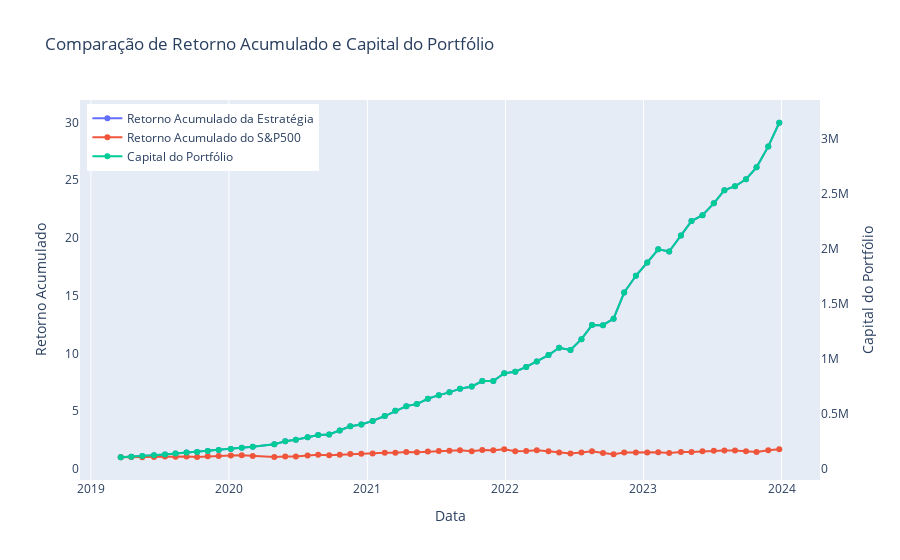
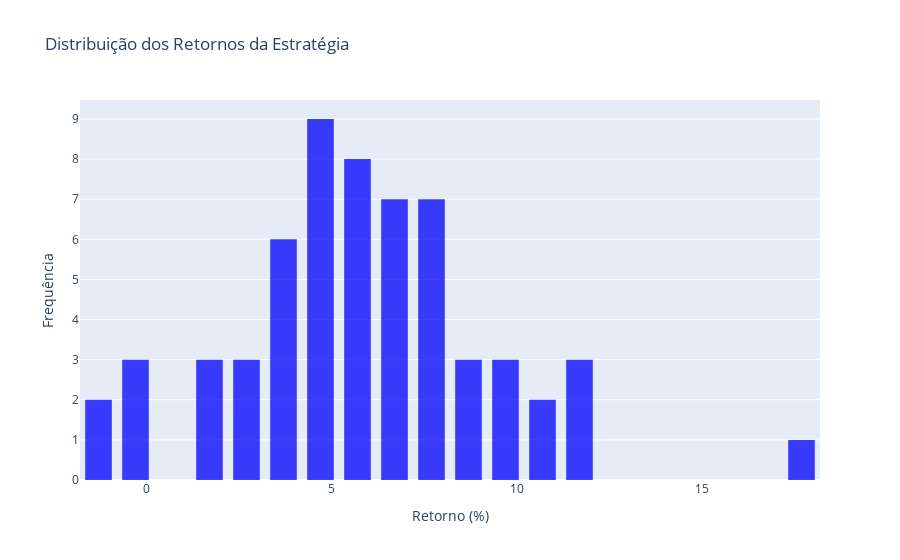

Notebook source saved alongside these figures, in order:
### Markdown cell above
PRIMEIRO TESTE PARA O BACKTEST
Cálculo do S&P ta errado

### Code cell
# Valor inicial do portfólio
valor_portfolio_inicial = 100000

# Listas para armazenar o histórico do portfólio e as datas correspondentes
historico_portfolio = []
datas_portfolio = []

# Ler todas as planilhas do arquivo Excel
sheets = pd.read_excel('resultados_portfolio_mensal_full_modified.xlsx', sheet_name=None, header=0)

for nome_sheet, df in sheets.items():
    # Verificar se o DataFrame está vazio
    if df.empty:
        print(f"A planilha '{nome_sheet}' está vazia. Pulando este período.")
        continue

    # Verificar se as colunas esperadas estão presentes
    colunas_esperadas = ['Acao', 'Retorno Predito', 'Retorno Real']
    if not all(col in df.columns for col in colunas_esperadas):
        print(f"A planilha '{nome_sheet}' não contém as colunas esperadas. Pulando este período.")
        continue

    # Extrair o ticker, data de início e data de fim da coluna 'Acao'
    try:
        # Aplicar a extração em cada linha
        def extrair_dados(row):
            acao_periodo = row['Acao']
            if pd.isnull(acao_periodo):
                return pd.Series([np.nan, np.nan, np.nan])
            parts = acao_periodo.split(':')
            simbolo = parts[0].strip()
            datas = parts[1].strip().split(' - ')
            data_inicio = pd.to_datetime(datas[0].strip(), format='%Y-%m-%d')
            data_fim = pd.to_datetime(datas[1].strip(), format='%Y-%m-%d')
            return pd.Series([simbolo, data_inicio, data_fim])

        df[['Simbolo', 'Data_Inicio', 'Data_Fim']] = df.apply(extrair_dados, axis=1)
        # Remover linhas com dados ausentes
        df.dropna(subset=['Simbolo', 'Data_Inicio', 'Data_Fim'], inplace=True)
    except Exception as e:
        print(f"Erro ao extrair os dados da planilha '{nome_sheet}': {e}")
        continue

    # Obter a data de início e fim do período a partir da primeira linha
    data_inicio = df['Data_Inicio'].iloc[0]
    data_fim = df['Data_Fim'].iloc[0]

    # Ordenar pelo retorno predito
    df = df.sort_values(by='Retorno Predito', ascending=False)

    # Selecionar top 10%
    n_acoes = max(int(len(df) * 0.10), 1)
    acoes_compradas = df.head(n_acoes)

    # Alocar capital igualmente entre as ações
    valor_portfolio = valor_portfolio_inicial if not historico_portfolio else historico_portfolio[-1]
    alocacao_por_acao = valor_portfolio / n_acoes

    # Calcular o retorno real
    retornos = acoes_compradas['Retorno Real'] / 100  # Converter porcentagem para decimal
    valor_final = alocacao_por_acao * (1 + retornos)

    # Atualizar o valor do portfólio
    valor_portfolio = valor_final.sum()
    historico_portfolio.append(valor_portfolio)
    datas_portfolio.append(data_fim)

    # Imprimir os resultados do período
    print(f"Período: {data_inicio.date()} - {data_fim.date()}")
    print(f"Ações compradas: {acoes_compradas['Simbolo'].tolist()}")
    print("Retorno de cada ação:")
    for index, row in acoes_compradas.iterrows():
        print(f" - {row['Simbolo']}: {row['Retorno Real']}%")
    print(f"Valor do portfólio ao final do período: ${valor_portfolio:.2f}\n")

# Verificar se o histórico do portfólio está vazio
if not historico_portfolio or not datas_portfolio:
    print("Nenhum período foi processado com sucesso. Verifique os dados e tente novamente.")
else:
    # Criar DataFrame com o histórico do portfólio
    df_portfolio = pd.DataFrame({
        'Data': datas_portfolio,
        'Valor': historico_portfolio
    })
    # Ordenar por data
    df_portfolio.sort_values(by='Data', inplace=True)
    df_portfolio.reset_index(drop=True, inplace=True)

    # 5. Obter dados do S&P500
    data_inicio_total = df_portfolio['Data'].iloc[0] - timedelta(days=5)
    data_fim_total = df_portfolio['Data'].iloc[-1] + timedelta(days=5)
    sp500 = yf.download('^GSPC', start=data_inicio_total, end=data_fim_total)
    print("Colunas disponíveis em sp500:", sp500.columns)

    # Determinar a coluna de preço a ser usada
    if 'Adj Close' in sp500.columns:
        price_column = 'Adj Close'
    elif 'Close' in sp500.columns:
        price_column = 'Close'
    else:
        raise KeyError("Nenhuma coluna de preço ('Adj Close' ou 'Close') encontrada em sp500")

    # Resetar o índice para ter a coluna 'Date'
    sp500.reset_index(inplace=True)

    # Remover informações de fuso horário da coluna 'Date'
    sp500['Date'] = sp500['Date'].dt.tz_localize(None)

    # Verificar os tipos de dados das colunas de datas
    print("dtype de sp500['Date']:", sp500['Date'].dtype)
    print("dtype de df_portfolio['Data']:", df_portfolio['Data'].dtype)

    # Calcular retorno acumulado do S&P500
    sp500['Retorno'] = sp500[price_column].pct_change().fillna(0)
    sp500['Retorno Acumulado'] = (1 + sp500['Retorno']).cumprod()

    # Interpolar o retorno acumulado do S&P500 nas datas do portfólio
    sp500_interp = sp500[['Date', 'Retorno Acumulado']].set_index('Date').reindex(
        df_portfolio['Data'], method='ffill')

    # Após reindexar, resetamos o índice
    sp500_interp.reset_index(inplace=True)

    # Verificar as colunas e as primeiras linhas
    print("Colunas de sp500_interp após reset_index:", sp500_interp.columns)
    print("Primeiras linhas de sp500_interp:")
    print(sp500_interp.head())

    # Ajustar o acesso à coluna de datas de sp500_interp
    if 'Date' in sp500_interp.columns:
        date_column = 'Date'
    elif 'index' in sp500_interp.columns:
        date_column = 'index'
    elif 'Data' in sp500_interp.columns:
        date_column = 'Data'
    else:
        print("A coluna de datas não foi encontrada em sp500_interp.")
        print("Colunas disponíveis:", sp500_interp.columns)
        raise KeyError("Coluna de datas não encontrada em sp500_interp")

    # Calcular retorno acumulado da estratégia
    df_portfolio['Retorno'] = df_portfolio['Valor'].pct_change().fillna(0)
    df_portfolio['Retorno Acumulado'] = (1 + df_portfolio['Retorno']).cumprod()

    # 6. Plotar o gráfico comparativo usando Plotly
    trace_estrategia = go.Scatter(
        x=df_portfolio['Data'],
        y=df_portfolio['Retorno Acumulado'],
        mode='lines+markers',
        name='Retorno Acumulado da Estratégia',
        yaxis='y1'
    )

    trace_sp500 = go.Scatter(
        x=sp500_interp[date_column],
        y=sp500_interp['Retorno Acumulado'],
        mode='lines+markers',
        name='Retorno Acumulado do S&P500',
        yaxis='y1'
    )

    trace_capital = go.Scatter(
        x=df_portfolio['Data'],
        y=df_portfolio['Valor'],
        mode='lines+markers',
        name='Capital do Portfólio',
        yaxis='y2'
    )

    data = [trace_estrategia, trace_sp500, trace_capital]

    layout = go.Layout(
        title='Comparação de Retorno Acumulado e Capital do Portfólio',
        xaxis=dict(title='Data'),
        yaxis=dict(
            title='Retorno Acumulado',
            side='left',
            showgrid=False,
            zeroline=False
        ),
        yaxis2=dict(
            title='Capital do Portfólio',
            overlaying='y',
            side='right',
            showgrid=False,
            zeroline=False
        ),
        legend=dict(x=0.01, y=0.99)
    )

    fig = go.Figure(data=data, layout=layout)
    fig.show()

# 7. Plotar o histograma da distribuição dos retornos da estratégia

# Remover possíveis NaNs ou valores infinitos
retornos = df_portfolio['Retorno'].dropna().replace([np.inf, -np.inf], np.nan).dropna()

# Criar o histograma dos retornos
histograma = go.Figure(data=[go.Histogram(
    x=retornos * 100,  # Converter para porcentagem
    xbins=dict(
        start=retornos.min() * 100,
        end=retornos.max() * 100,
        size=1  # Intervalo de 1% entre as barras
    ),
    marker_color='blue',
    opacity=0.75
)])

histograma.update_layout(
    title='Distribuição dos Retornos da Estratégia',
    xaxis_title='Retorno (%)',
    yaxis_title='Frequência',
    bargap=0.2,
    bargroupgap=0.1
)

### Figure 1 — Plotly figure (JSON) as saved in the notebook; plotly's stock layout.template omitted (floating-point values rounded to 4 significant figures)
{"data": [{"mode": "lines+markers", "name": "Retorno Acumulado da Estratégia", "type": "scatter", "x": ["2019-03-21T00:00:00", "2019-04-18T00:00:00", "2019-05-17T00:00:00", "2019-06-17T00:00:00", "2019-07-16T00:00:00", "2019-08-13T00:00:00", "2019-09-11T00:00:00", "2019-10-09T00:00:00", "2019-11-06T00:00:00", "2019-12-05T00:00:00", "2020-01-06T00:00:00", "2020-02-04T00:00:00", "2020-03-04T00:00:00", "2020-04-30T00:00:00", "2020-05-29T00:00:00", "2020-06-26T00:00:00", "2020-07-27T00:00:00", "2020-08-24T00:00:00", "2020-09-22T00:00:00", "2020-10-20T00:00:00", "2020-11-17T00:00:00", "2020-12-16T00:00:00", "2021-01-15T00:00:00", "2021-02-16T00:00:00", "2021-03-16T00:00:00", "2021-04-14T00:00:00", "2021-05-12T00:00:00", "2021-06-10T00:00:00", "2021-07-09T00:00:00", "2021-08-06T00:00:00", "2021-09-03T00:00:00", "2021-10-04T00:00:00", "2021-11-01T00:00:00", "2021-11-30T00:00:00", "2021-12-29T00:00:00", "2022-01-27T00:00:00", "2022-02-25T00:00:00", "2022-03-25T00:00:00", "2022-04-25T00:00:00", "2022-05-23T00:00:00", "2022-06-22T00:00:00", "2022-07-21T00:00:00", "2022-08-18T00:00:00", "2022-09-16T00:00:00", "2022-10-14T00:00:00", "2022-11-11T00:00:00", "2022-12-12T00:00:00", "2023-01-11T00:00:00", "2023-02-09T00:00:00", "2023-03-10T00:00:00", "2023-04-10T00:00:00", "2023-05-08T00:00:00", "2023-06-06T00:00:00", "2023-07-06T00:00:00", "2023-08-03T00:00:00", "2023-08-31T00:00:00", "2023-09-29T00:00:00", "2023-10-27T00:00:00", "2023-11-27T00:00:00", "2023-12-26T00:00:00"], "y": [1, 1.049, 1.111, 1.173, 1.231, 1.329, 1.408, 1.457, 1.541, 1.626, 1.709, 1.833, 1.901, 2.132, 2.382, 2.514, 2.727, 2.918, 2.974, 3.326, 3.688, 3.841, 4.148, 4.57, 5.019, 5.428, 5.61, 6.066, 6.381, 6.62, 6.942, 7.129, 7.597, 7.607, 8.284, 8.413, 8.828, 9.303, 9.846, 10.48, 10.3, 11.23, 12.45, 12.44, 13.0, 15.27, 16.72, 17.87, 19.01, 18.82, 20.2, 21.46, 21.97, 22.99, 24.14, 24.47, 25.08, 26.11, 27.93, 29.97], "yaxis": "y"}, {"mode": "lines+markers", "name": "Retorno Acumulado do S&P500", "type": "scatter", "x": ["2019-03-21T00:00:00", "2019-04-18T00:00:00", "2019-05-17T00:00:00", "2019-06-17T00:00:00", "2019-07-16T00:00:00", "2019-08-13T00:00:00", "2019-09-11T00:00:00", "2019-10-09T00:00:00", "2019-11-06T00:00:00", "2019-12-05T00:00:00", "2020-01-06T00:00:00", "2020-02-04T00:00:00", "2020-03-04T00:00:00", "2020-04-30T00:00:00", "2020-05-29T00:00:00", "2020-06-26T00:00:00", "2020-07-27T00:00:00", "2020-08-24T00:00:00", "2020-09-22T00:00:00", "2020-10-20T00:00:00", "2020-11-17T00:00:00", "2020-12-16T00:00:00", "2021-01-15T00:00:00", "2021-02-16T00:00:00", "2021-03-16T00:00:00", "2021-04-14T00:00:00", "2021-05-12T00:00:00", "2021-06-10T00:00:00", "2021-07-09T00:00:00", "2021-08-06T00:00:00", "2021-09-03T00:00:00", "2021-10-04T00:00:00", "2021-11-01T00:00:00", "2021-11-30T00:00:00", "2021-12-29T00:00:00", "2022-01-27T00:00:00", "2022-02-25T00:00:00", "2022-03-25T00:00:00", "2022-04-25T00:00:00", "2022-05-23T00:00:00", "2022-06-22T00:00:00", "2022-07-21T00:00:00", "2022-08-18T00:00:00", "2022-09-16T00:00:00", "2022-10-14T00:00:00", "2022-11-11T00:00:00", "2022-12-12T00:00:00", "2023-01-11T00:00:00", "2023-02-09T00:00:00", "2023-03-10T00:00:00", "2023-04-10T00:00:00", "2023-05-08T00:00:00", "2023-06-06T00:00:00", "2023-07-06T00:00:00", "2023-08-03T00:00:00", "2023-08-31T00:00:00", "2023-09-29T00:00:00", "2023-10-27T00:00:00", "2023-11-27T00:00:00", "2023-12-26T00:00:00"], "y": [1.008, 1.025, 1.009, 1.02, 1.06, 1.033, 1.059, 1.031, 1.086, 1.1, 1.146, 1.164, 1.105, 1.028, 1.075, 1.062, 1.143, 1.211, 1.17, 1.215, 1.274, 1.306, 1.33, 1.388, 1.399, 1.456, 1.434, 1.496, 1.542, 1.566, 1.601, 1.518, 1.629, 1.612, 1.692, 1.527, 1.548, 1.604, 1.516, 1.403, 1.327, 1.412, 1.512, 1.367, 1.265, 1.409, 1.409, 1.401, 1.441, 1.363, 1.45, 1.461, 1.512, 1.557, 1.589, 1.591, 1.514, 1.453, 1.606, 1.685], "yaxis": "y"}, {"mode": "lines+markers", "name": "Capital do Portfólio", "type": "scatter", "x": ["2019-03-21T00:00:00", "2019-04-18T00:00:00", "2019-05-17T00:00:00", "2019-06-17T00:00:00", "2019-07-16T00:00:00", "2019-08-13T00:00:00", "2019-09-11T00:00:00", "2019-10-09T00:00:00", "2019-11-06T00:00:00", "2019-12-05T00:00:00", "2020-01-06T00:00:00", "2020-02-04T00:00:00", "2020-03-04T00:00:00", "2020-04-30T00:00:00", "2020-05-29T00:00:00", "2020-06-26T00:00:00", "2020-07-27T00:00:00", "2020-08-24T00:00:00", "2020-09-22T00:00:00", "2020-10-20T00:00:00", "2020-11-17T00:00:00", "2020-12-16T00:00:00", "2021-01-15T00:00:00", "2021-02-16T00:00:00", "2021-03-16T00:00:00", "2021-04-14T00:00:00", "2021-05-12T00:00:00", "2021-06-10T00:00:00", "2021-07-09T00:00:00", "2021-08-06T00:00:00", "2021-09-03T00:00:00", "2021-10-04T00:00:00", "2021-11-01T00:00:00", "2021-11-30T00:00:00", "2021-12-29T00:00:00", "2022-01-27T00:00:00", "2022-02-25T00:00:00", "2022-03-25T00:00:00", "2022-04-25T00:00:00", "2022-05-23T00:00:00", "2022-06-22T00:00:00", "2022-07-21T00:00:00", "2022-08-18T00:00:00", "2022-09-16T00:00:00", "2022-10-14T00:00:00", "2022-11-11T00:00:00", "2022-12-12T00:00:00", "2023-01-11T00:00:00", "2023-02-09T00:00:00", "2023-03-10T00:00:00", "2023-04-10T00:00:00", "2023-05-08T00:00:00", "2023-06-06T00:00:00", "2023-07-06T00:00:00", "2023-08-03T00:00:00", "2023-08-31T00:00:00", "2023-09-29T00:00:00", "2023-10-27T00:00:00", "2023-11-27T00:00:00", "2023-12-26T00:00:00"], "y": [104900.0, 110000.0, 116500.0, 123000.0, 129100.0, 139400.0, 147600.0, 152800.0, 161500.0, 170500.0, 179200.0, 192300.0, 199300.0, 223500.0, 249700.0, 263600.0, 285900.0, 306000.0, 311900.0, 348800.0, 386700.0, 402800.0, 435000.0, 479200.0, 526300.0, 569100.0, 588200.0, 636100.0, 669100.0, 694200.0, 727900.0, 747500.0, 796600.0, 797700.0, 868700.0, 882200.0, 925700.0, 975500.0, 1032000.0, 1099000.0, 1080000.0, 1177000.0, 1305000.0, 1305000.0, 1364000.0, 1601000.0, 1753000.0, 1874000.0, 1994000.0, 1974000.0, 2118000.0, 2250000.0, 2304000.0, 2411000.0, 2531000.0, 2566000.0, 2630000.0, 2738000.0, 2928000.0, 3143000.0], "yaxis": "y2"}], "layout": {"legend": {"x": 0.01, "y": 0.99}, "title": {"text": "Comparação de Retorno Acumulado e Capital do Portfólio"}, "xaxis": {"title": {"text": "Data"}}, "yaxis": {"showgrid": false, "side": "left", "title": {"text": "Retorno Acumulado"}, "zeroline": false}, "yaxis2": {"overlaying": "y", "showgrid": false, "side": "right", "title": {"text": "Capital do Portfólio"}, "zeroline": false}}}

### Figure 2 — Plotly figure (JSON) as saved in the notebook; plotly's stock layout.template omitted (floating-point values rounded to 4 significant figures)
{"data": [{"marker": {"color": "blue"}, "opacity": 0.75, "type": "histogram", "x": [0, 4.864, 5.933, 5.581, 4.995, 7.935, 5.931, 3.467, 5.749, 5.53, 5.095, 7.307, 3.663, 12.15, 11.73, 5.553, 8.46, 7.017, 1.93, 11.84, 10.86, 4.166, 7.997, 10.17, 9.835, 8.133, 3.353, 8.136, 5.187, 3.756, 4.852, 2.696, 6.568, 0.1313, 8.905, 1.551, 4.934, 5.379, 5.841, 6.479, -1.797, 9.049, 10.85, -0.008003, 4.493, 17.41, 9.51, 6.89, 6.383, -1.002, 7.315, 6.245, 2.368, 4.666, 4.978, 1.374, 2.503, 4.11, 6.951, 7.33], "xbins": {"end": 17.41, "size": 1, "start": -1.797}}], "layout": {"bargap": 0.2, "bargroupgap": 0.1, "title": {"text": "Distribuição dos Retornos da Estratégia"}, "xaxis": {"title": {"text": "Retorno (%)"}}, "yaxis": {"title": {"text": "Frequência"}}}}
